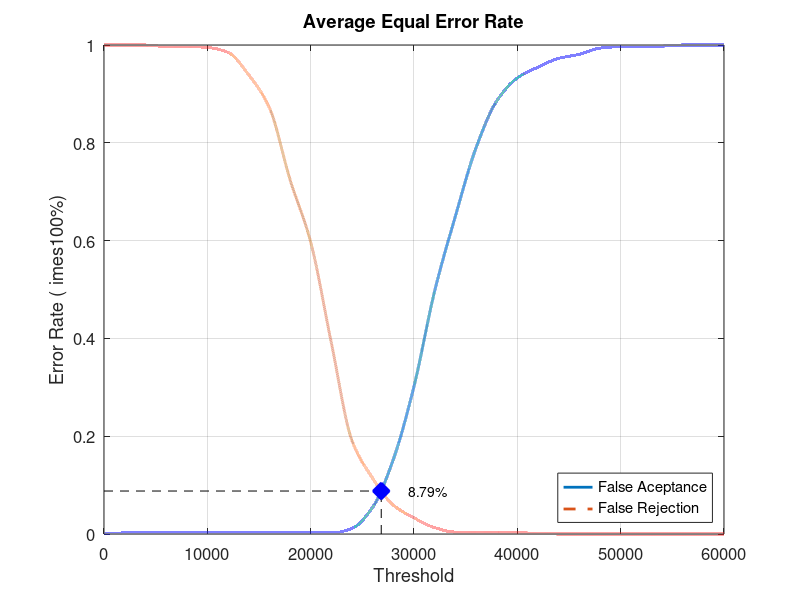
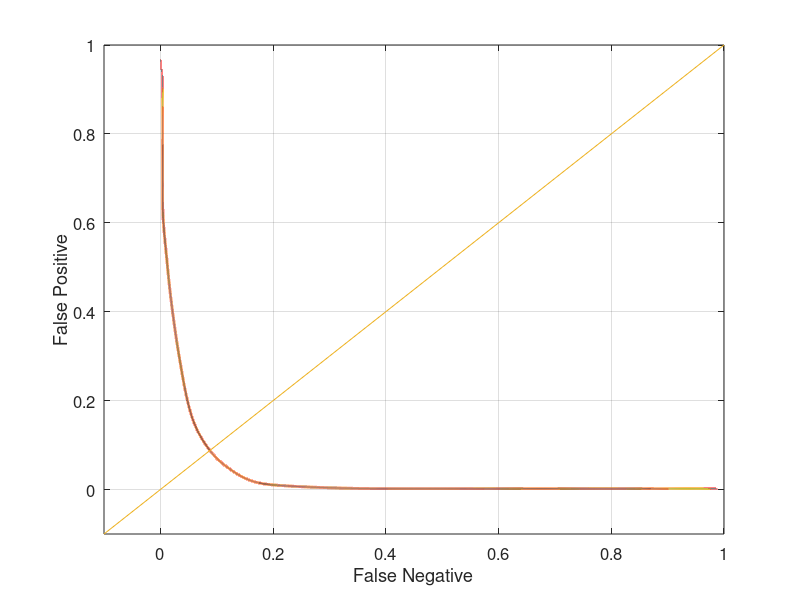

MATLAB code for these plots, in order:
close all;
clear;
clc;
x = 0:2000:60000;
xq = 0:0.5:60000;

y0 = [0 0.00210526 0.00210526 0.00210526 0.00210526 0.00210526 0.00210526 0.00210526 0.00210526 0.00210526 0.00210526 0.00210526 0.0115789 0.0547368 0.152632 0.302105 0.496842 0.649474 0.789474 0.885263 0.932632 0.954737 0.972632 0.981053 0.993684 0.996842 0.997895 0.997895 1 1 1]
yy0 = interp1(x, y0, xq, 'pchip');
y1 = [1 1 1 0.997 0.997 0.995 0.985 0.939 0.872 0.725 0.597 0.391 0.191 0.114 0.059 0.033 0.013 0.004 0.004 0.004 0.003 0.001 0 0 0 0 0 0 0 0 0]
yy1 = interp1(x, y1, xq, 'pchip');

% Calculating EER: 
y2 = abs(y0 - y1);
find(y2 == min(y2))
yy2 = abs(yy0 - yy1);
xEER = find(yy2 == min(yy2));
xEERIndex = xq(xEER) % X-axis EER
yEER = yy0(xEER) % Y-axis EER

main = figure
plot(xq, yy0,'-','LineWidth', 2);	hold on
plot(xq, yy1,'--','LineWidth', 2);	hold on
plot([xEERIndex xEERIndex], [0 yEER], 'k--');	hold on
plot([0 xEERIndex], [yEER yEER], 'k--');	hold on
plot(xEERIndex, yEER, 'bx', 'LineWidth', 10);	hold on
text(xEERIndex + 10 * xEERIndex / 100, yEER, [num2str(round((10000 * yEER)) / 100) '%'])
legend('False Aceptance', 'False Rejection', 'Location', 'SouthEast')
xlabel('Threshold')
ylabel('Error Rate (	imes100%)')
title('Average Equal Error Rate')
set(gca, 'FontSize', 12)
axis([0 60000 0 1])
grid on

print(main, 'Database1AverageMain', '-dpng');
FNRxFPR = figure('Color', [1 1 1]);
plot(yy1, yy0, '-', yy1, yy0, 'LineWidth', 2);
hold on
y = -0.1:0.1:1
plot(y, y); 
set(gca, 'FontSize', 12)
xlabel('False Negative')
ylabel('False Positive')
axis([-0.1 1 -0.1 1])
set(gca, 'FontSize', 12)
grid on

print(FNRxFPR, 'Database1AverageFNRxFPR','-dpng');
